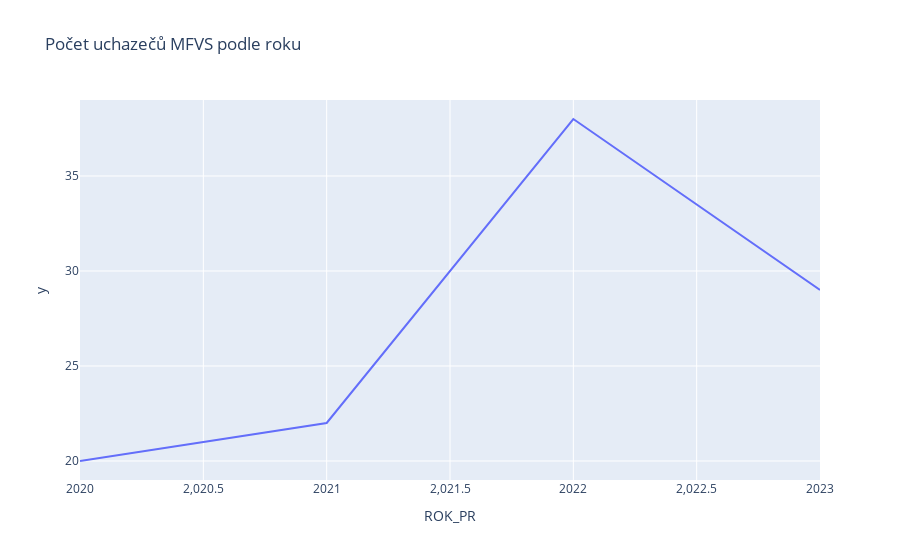

Notebook code for this chart:
### Code cell
rok_count = mfvs["ROK_PR"].value_counts()
rok_count.sort_index(inplace=True)
print(rok_count)

fig = px.line(rok_count, x=rok_count.index, y=rok_count.values, title="Počet uchazečů MFVS podle roku")
fig.show()

### Figure 1 — Plotly figure (JSON) as saved in the notebook; plotly's stock layout.template omitted (floating-point values rounded to 4 significant figures)
{"data": [{"hovertemplate": "ROK_PR=%{x}<br>y=%{y}<extra></extra>", "legendgroup": "", "line": {"color": "#636efa", "dash": "solid"}, "marker": {"symbol": "circle"}, "mode": "lines", "name": "", "orientation": "v", "showlegend": false, "type": "scatter", "x": [2020, 2021, 2022, 2023], "xaxis": "x", "y": [20, 22, 38, 29], "yaxis": "y"}], "layout": {"legend": {"tracegroupgap": 0}, "title": {"text": "Počet uchazečů MFVS podle roku"}, "xaxis": {"anchor": "y", "domain": [0, 1], "title": {"text": "ROK_PR"}}, "yaxis": {"anchor": "x", "domain": [0, 1], "title": {"text": "y"}}}}
